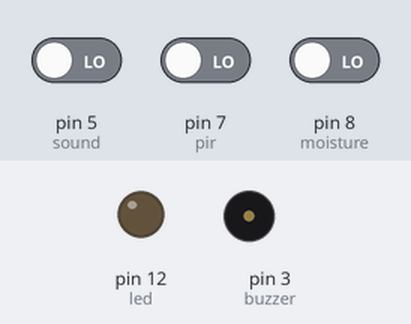
Recording of a sketch running on a simulated Arduino Uno, built with avr-gcc and run on an emulated ATmega328P. On the bench: output pins drawn as LEDs (lit = HIGH), buzzer (waves = sounding, pin HIGH). The inputs (shaded band) are chosen by the test bench; at power-on: pin 5 (sound) LOW, pin 7 (pir) LOW, pin 8 (moisture) LOW.

Above: at 1.2 s.
1.3 s: pin 5 (sound) driven HIGH
At 2.0 s:
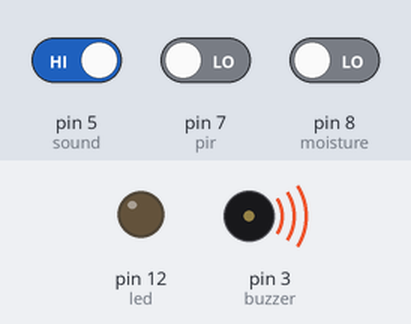
2.8 s: pin 7 (pir) driven HIGH
At 3.2 s:
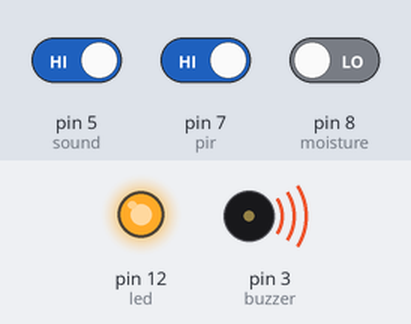
4.3 s: pin 5 (sound) driven LOW
At 5.5 s:
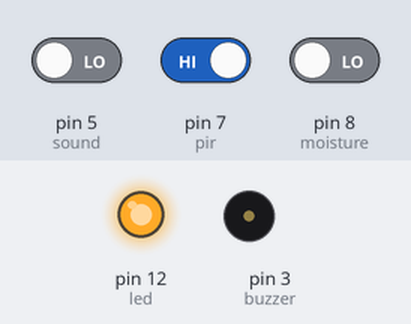
5.8 s: pin 7 (pir) driven LOW
At 6.6 s:
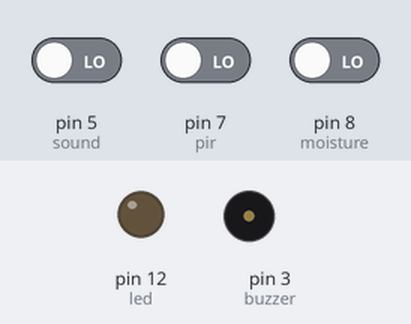
7.3 s: pin 8 (moisture) driven HIGH
At 7.8 s:
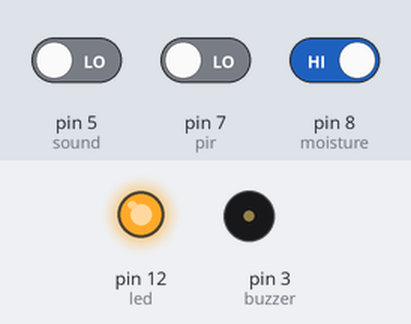
Timing chart, 0 to 9.8 s (numbered marks = the images above; inputs shaded):
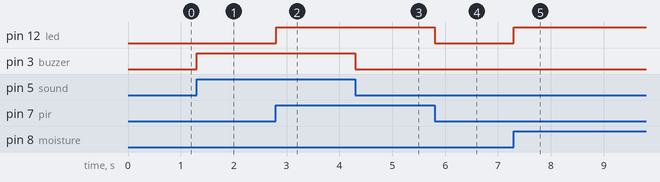

Measured:
- after the input at 1.3 s, pin 3 (buzzer): LOW → HIGH at once
- after the input at 2.8 s, pin 12 (led): LOW → HIGH at once
- after the input at 4.3 s, pin 3 (buzzer): HIGH → LOW at once
- after the input at 5.8 s, pin 12 (led): HIGH → LOW at once
- after the input at 7.3 s, pin 12 (led): LOW → HIGH at once

The sketch:

Baby_Cradle_Code.ino
```cpp
int moisture=8;
int pir=7;
int pirVal;
int sound=5;
int SoundVal;
int mSense;
int buzzer=3;
int led=12;


void setup() {

 // pinMode(flame,INPUT);

  pinMode(buzzer,OUTPUT);
  pinMode(led,OUTPUT);
  pinMode(pir,INPUT);
    pinMode(moisture,INPUT);

  pinMode(sound,INPUT);

  // put your setup code here, to run once:

}

void loop() {

  mSense=digitalRead(moisture);
  Serial.println(mSense);

  pirVal=digitalRead(pir);
  //Serial.println(mSense);


  SoundVal=digitalRead(sound);
 // Serial.println(mSense);

  if(SoundVal==1)
  {
    digitalWrite(buzzer,HIGH);
  }
  else
  {
    digitalWrite(buzzer,LOW);
  }

   if(pirVal==1||mSense==1)
  {
    digitalWrite(led,HIGH);
  }
  else
  {
    digitalWrite(led,LOW);
  }


}
```
